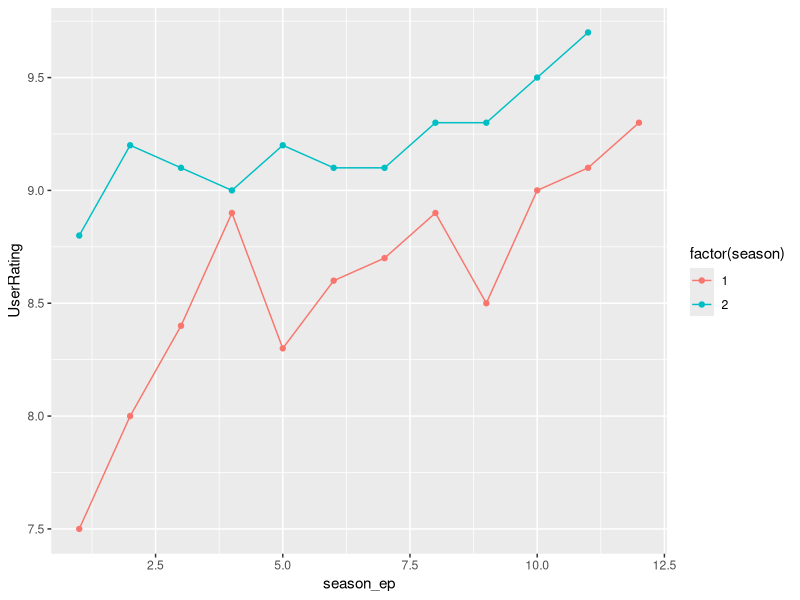
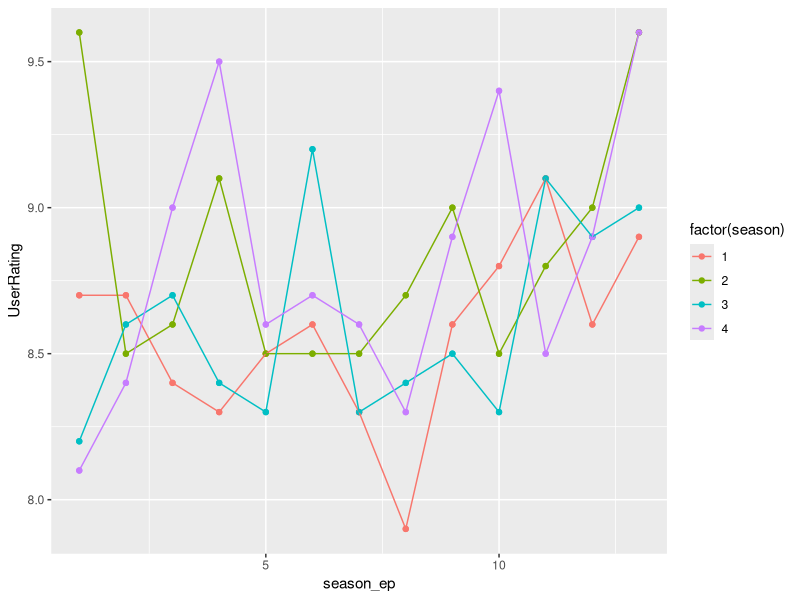

Here is the R script that generated these plots, in order:
## ---- chunk 1
library('ggplot2')
library('tidyr')
library('dplyr')
library('readr')

series = read_csv(file = "dados/series_from_imdb.csv") %>% 
  select(series_name, series_ep, season, season_ep, Episode, UserRating, UserVotes) %>% 
  filter(series_name %in% c("Black Mirror", "13 Reasons Why", "Sense8", "House of Cards", "Stranger Things")) %>%
  group_by(series_name)

## ---- chunk 2

sense8 = series %>% filter(series_name == "Sense8")
ggplot(sense8, aes(x = `season_ep`, y = `UserRating`, color = factor(season))) + geom_point() + geom_line()
## ---- chunk 3
house = series %>% filter(series_name == "House of Cards")
ggplot(house, aes(x = `season_ep`, y = `UserRating`, color = factor(season))) + geom_point() + geom_line()
